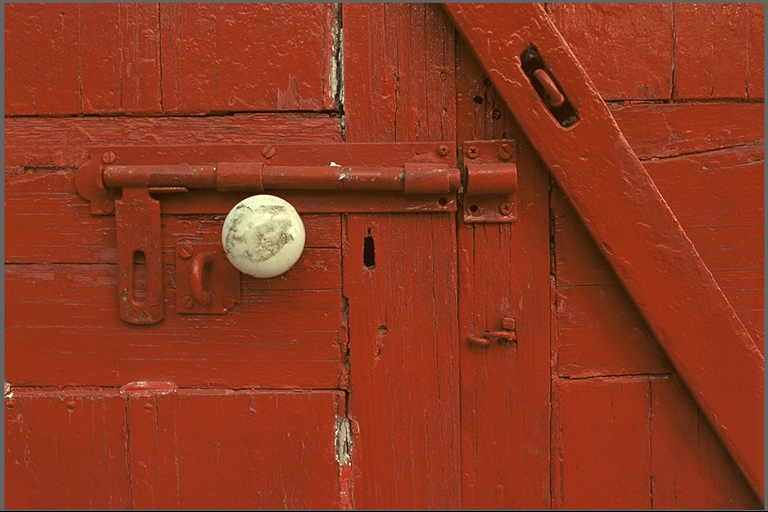
#> input picture Homework 3/sou1.bmp, 768 x 512 px, found by its file name
$ python color-transfer-info.py
#> lines starting #> are read from the running program, lines starting #| are printed output that depends on the picture
import numpy as np
import cv2

CONVERT_FILES = ["1", "2", "3", "4", "5-self", "6-self"]


def color_transfer(source, target, clip=True, preserve_paper=True):
    """
    Transfers the color distribution from the source to the target
    image using the mean and standard deviations of the L*a*b*
    color space.
    This implementation is (loosely) based on to the "Color Transfer
    between Images" paper by Reinhard et al., 2001.
    Parameters:
    -------
    source: NumPy array
        OpenCV image in BGR color space (the source image)
    target: NumPy array
        OpenCV image in BGR color space (the target image)
    clip: Should components of L*a*b* image be scaled by np.clip before
        converting back to BGR color space?
        If False then components will be min-max scaled appropriately.
        Clipping will keep target image brightness truer to the input.
        Scaling will adjust image brightness to avoid washed out portions
        in the resulting color transfer that can be caused by clipping.
    preserve_paper: Should color transfer strictly follow methodology
        layed out in original paper? The method does not always produce
        aesthetically pleasing results.
        If False then L*a*b* components will scaled using the reciprocal of
        the scaling factor proposed in the paper.  This method seems to produce
        more consistently aesthetically pleasing results
    Returns:
    -------
    transfer: NumPy array
        OpenCV image (w, h, 3) NumPy array (uint8)
    """
    # convert the images from the RGB to L*ab* color space, being
    # sure to utilizing the floating point data type (note: OpenCV
    # expects floats to be 32-bit, so use that instead of 64-bit)
    source = cv2.cvtColor(source, cv2.COLOR_BGR2LAB).astype("float32")
    target = cv2.cvtColor(target, cv2.COLOR_BGR2LAB).astype("float32")

    # compute color statistics for the source and target images
    (lMeanSrc, lStdSrc, aMeanSrc, aStdSrc, bMeanSrc, bStdSrc) = image_stats(source)
    (lMeanTar, lStdTar, aMeanTar, aStdTar, bMeanTar, bStdTar) = image_stats(target)

    # subtract the means from the target image
    (l, a, b) = cv2.split(target)
    l -= lMeanTar
    a -= aMeanTar
    b -= bMeanTar

    if preserve_paper:
        # scale by the standard deviations using paper proposed factor
        l = (lStdTar / lStdSrc) * l
        a = (aStdTar / aStdSrc) * a
        b = (bStdTar / bStdSrc) * b
    else:
        # scale by the standard deviations using reciprocal of paper proposed factor
        l = (lStdSrc / lStdTar) * l
        a = (aStdSrc / aStdTar) * a
        b = (bStdSrc / bStdTar) * b

    # add in the source mean
    l += lMeanSrc
    a += aMeanSrc
    b += bMeanSrc

    # clip/scale the pixel intensities to [0, 255] if they fall
    # outside this range
    l = _scale_array(l, clip=clip)
    a = _scale_array(a, clip=clip)
    b = _scale_array(b, clip=clip)

    # merge the channels together and convert back to the RGB color
    # space, being sure to utilize the 8-bit unsigned integer data
    # type
    transfer = cv2.merge([l, a, b])
    transfer = cv2.cvtColor(transfer.astype("uint8"), cv2.COLOR_LAB2BGR)

    # return the color transferred image
    return transfer


def image_stats(image):
    """
    Parameters:
    -------
    image: NumPy array
        OpenCV image in L*a*b* color space
    Returns:
    -------
    Tuple of mean and standard deviations for the L*, a*, and b*
    channels, respectively
    """
    # compute the mean and standard deviation of each channel
    (l, a, b) = cv2.split(image)
    (lMean, lStd) = (l.mean(), l.std())
    (aMean, aStd) = (a.mean(), a.std())
    (bMean, bStd) = (b.mean(), b.std())

    # return the color statistics
    return (lMean, lStd, aMean, aStd, bMean, bStd)


def _min_max_scale(arr, new_range=(0, 255)):
    """
    Perform min-max scaling to a NumPy array
    Parameters:
    -------
    arr: NumPy array to be scaled to [new_min, new_max] range
    new_range: tuple of form (min, max) specifying range of
        transformed array
    Returns:
    -------
    NumPy array that has been scaled to be in
    [new_range[0], new_range[1]] range
    """
    # get array's current min and max
    mn = arr.min()
    mx = arr.max()

    # check if scaling needs to be done to be in new_range
    if mn < new_range[0] or mx > new_range[1]:
        # perform min-max scaling
        scaled = (new_range[1] - new_range[0]) * (arr - mn) / (mx - mn) + new_range[0]
    else:
        # return array if already in range
        scaled = arr

    return scaled


def _scale_array(arr, clip=True):
    """
    Trim NumPy array values to be in [0, 255] range with option of
    clipping or scaling.
    Parameters:
    -------
    arr: array to be trimmed to [0, 255] range
    clip: should array be scaled by np.clip? if False then input
        array will be min-max scaled to range
        [max([arr.min(), 0]), min([arr.max(), 255])]
    Returns:
    -------
    NumPy array that has been scaled to be in [0, 255] range
    """
    if clip:
        scaled = np.clip(arr, 0, 255)
    else:
        scale_range = (max([arr.min(), 0]), min([arr.max(), 255]))
        scaled = _min_max_scale(arr, new_range=scale_range)

    return scaled


if __name__ == "__main__":
    # load the images
    source = cv2.imread("sou1.bmp")
#> source is the input picture: shape (512, 768, 3); mean B, G, R 31.2, 56.4, 142.9
    target = cv2.imread("tar1.bmp")
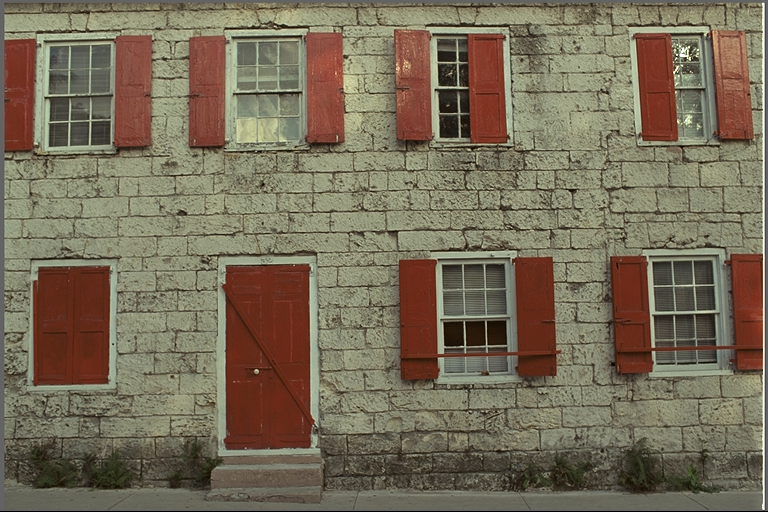
#> input picture Homework 3/tar1.bmp, 768 x 512 px, found by its file name
#> target is the input picture: shape (512, 768, 3); mean B, G, R 88.4, 108.7, 119.8

    # transfer the color distribution from the source image to the target image
    transfer = color_transfer(source, target)
#> in image_stats, `(l, a, b) = cv2.split(image)`:
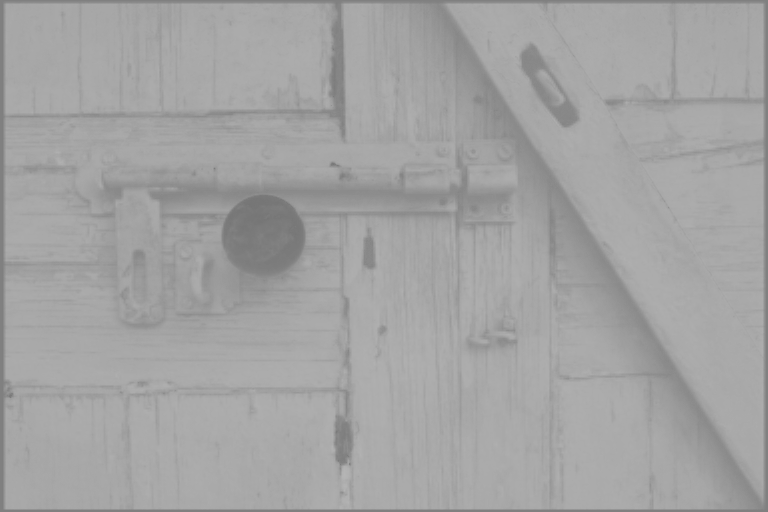
#> a: shape (512, 768) float32; min 117, max 181, mean 162.9
#> in image_stats, `(lMean, lStd) = (l.mean(), l.std())`: lMean = 91.21; lStd = 21.71
#> in image_stats, `(aMean, aStd) = (a.mean(), a.std())`: aMean = 162.9; aStd = 10.19
#> in image_stats, `(bMean, bStd) = (b.mean(), b.std())`: bMean = 161.6; bStd = 7.52
#> in color_transfer, `(lMeanSrc, lStdSrc, aMeanSrc, aStdSrc, bMeanSrc, bStdSrc) = image_stat..`: lMeanSrc = 91.21; lStdSrc = 21.71; aMeanSrc = 162.9; aStdSrc = 10.19; bMeanSrc = 161.6; bStdSrc = 7.52
#> in image_stats (call 2), `(l, a, b) = cv2.split(image)`:
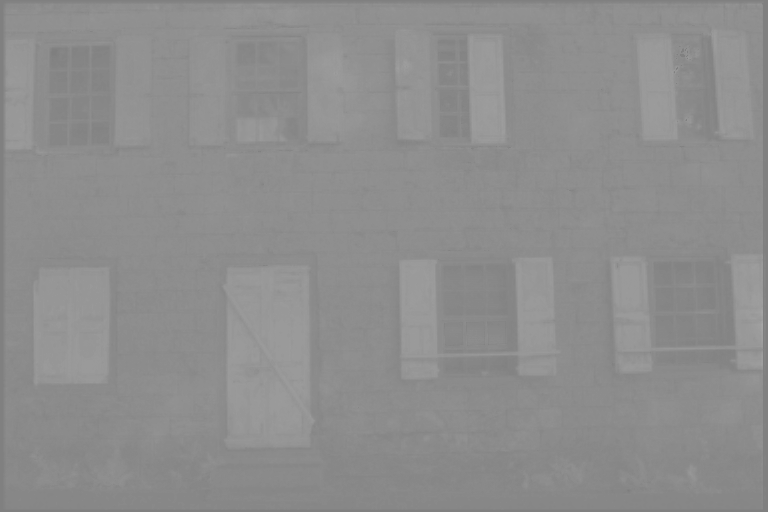
#> b: shape (512, 768) float32; min 125, max 167, mean 141.6
#> in image_stats (call 2), `(lMean, lStd) = (l.mean(), l.std())`: lMean = 117.9; lStd = 41.83
#> in image_stats (call 2), `(aMean, aStd) = (a.mean(), a.std())`: aMean = 129.5; aStd = 11.09
#> in image_stats (call 2), `(bMean, bStd) = (b.mean(), b.std())`: bMean = 141.6; bStd = 5.35
#> in color_transfer, `(lMeanTar, lStdTar, aMeanTar, aStdTar, bMeanTar, bStdTar) = image_stat..`: lMeanTar = 117.9; lStdTar = 41.83; aMeanTar = 129.5; aStdTar = 11.09; bMeanTar = 141.6; bStdTar = 5.35
#> in color_transfer, `a -= aMeanTar`:
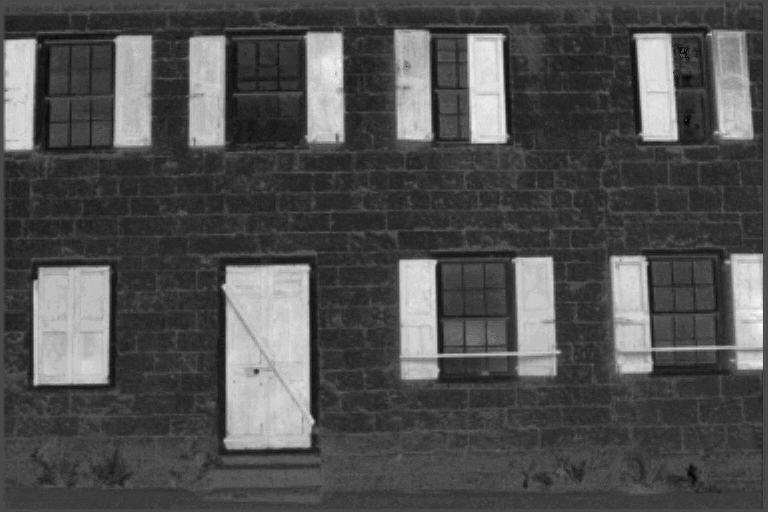
#> a: shape (512, 768) float32; min -16.5, max 35.5, mean 0; drawn with min black and max white
#> in color_transfer, `b -= bMeanTar`:
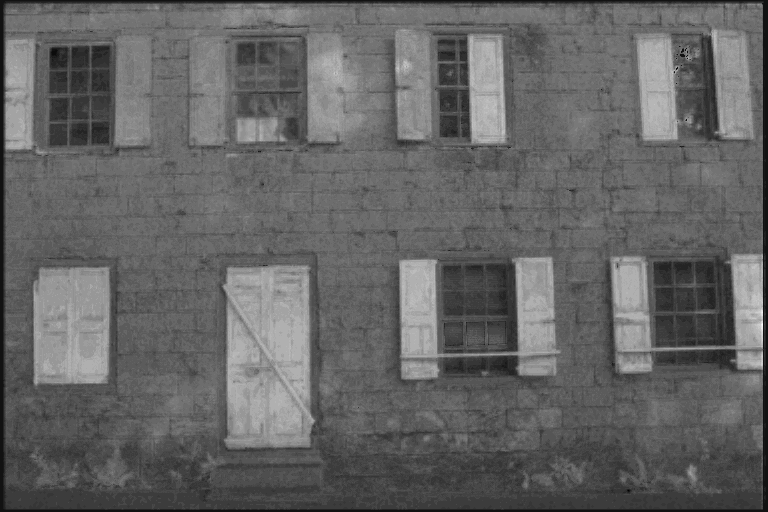
#> b: shape (512, 768) float32; min -16.61, max 25.39, mean 0; drawn with min black and max white
#> in _scale_array, `scaled = np.clip(arr, 0, 255)`:
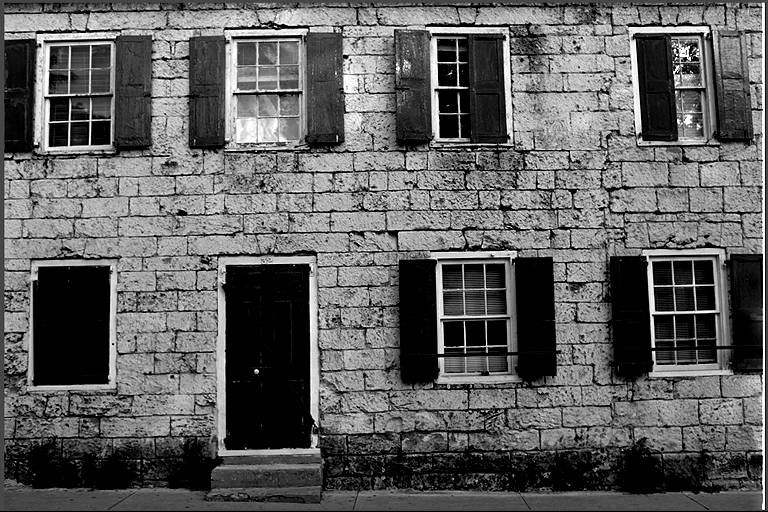
#> scaled: shape (512, 768) float32; min 0, max 255, mean 96.1
#> in color_transfer, `transfer = cv2.cvtColor(transfer.astype("uint8"), cv2.COLOR_LAB2BGR)`:
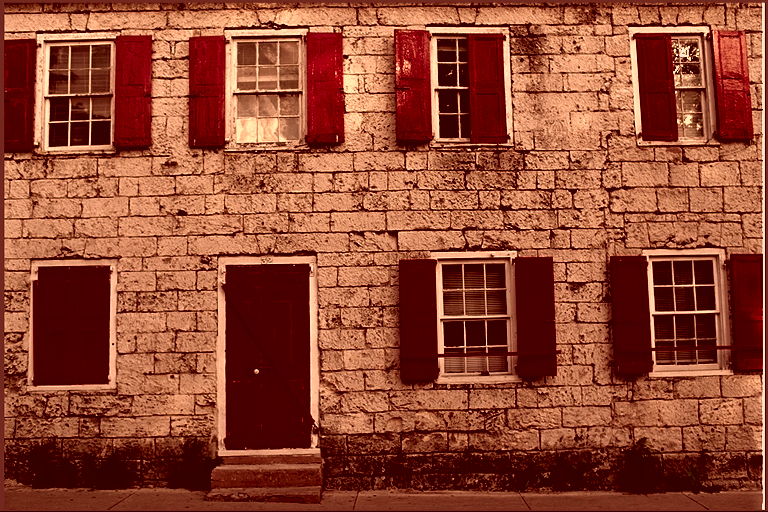
#> transfer: shape (512, 768, 3); mean B, G, R 50.6, 72.7, 148.1

    # output image
    cv2.imwrite("ult1.bmp", transfer)

    # output info
    source_lab = cv2.cvtColor(source, cv2.COLOR_BGR2LAB).astype("float32")
    target_lab = cv2.cvtColor(target, cv2.COLOR_BGR2LAB).astype("float32")
    (
        source_l_mean,
        source_l_std,
        source_a_mean,
        source_a_std,
        source_b_mean,
        source_b_std,
    ) = image_stats(source_lab)
#> source_l_mean = 91.21; source_l_std = 21.71; source_a_mean = 162.9; source_a_std = 10.19; source_b_mean = 161.6; source_b_std = 7.52
    (
        target_l_mean,
        target_l_std,
        target_a_mean,
        target_a_std,
        target_b_mean,
        target_b_std,
    ) = image_stats(target_lab)
#> target_l_mean = 117.9; target_l_std = 41.83; target_a_mean = 129.5; target_a_std = 11.09; target_b_mean = 141.6; target_b_std = 5.35
    with open("sideinfodeci.txt", "w") as f:
        f.write(f"{source_l_mean}\n")
        f.write(f"{source_a_mean}\n")
        f.write(f"{source_b_mean}\n")
        f.write(f"{source_l_std}\n")
        f.write(f"{source_a_std}\n")
        f.write(f"{source_b_std}\n")
        f.write(f"{target_l_mean}\n")
        f.write(f"{target_a_mean}\n")
        f.write(f"{target_b_mean}\n")
        f.write(f"{target_l_std}\n")
        f.write(f"{target_a_std}\n")
        f.write(f"{target_b_std}\n")
